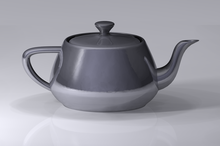
#> input picture hw14/Utah_teapot_simple_2.png, 220 x 146 px
$ jupyter execute hw14.ipynb
#> lines starting #> are read from the running program, lines starting #| are printed output that depends on the picture
[cell 1]
"""
1. OpenCV (Open Source Computer Vision Library: http://opencv.org) is an open-source BSD-licensed library that includes several hundreds of computer vision algorithms.
Officially launched in 1999 the OpenCV project was initially an Intel Research initiative to advance CPU-intensive applications, part of a series of projects including real-time ray tracing and 3D display walls.
2. Advantages of using opencv-python:
Cross-Platform: OpenCV is cross-platform and can be used on Windows, Linux, and macOS, making it versatile for various operating systems.
Open Source: OpenCV is an open-source library, which means it is freely available and can be customized to suit specific needs. It also has a large community of developers contributing to its improvement.
Real-time Processing: OpenCV is optimized for real-time image and video processing, making it suitable for applications such as object detection, tracking, and facial recognition.

Limitations of using opencv-python:
Pythonic Interfaces: Some developers find the Python wrappers (such as opencv-python) to be less "Pythonic" compared to other libraries, which might affect code readability and ease of use.
Limited Deep Learning Support: While OpenCV provides tools for traditional computer vision tasks, its support for deep learning models is more limited compared to specialized deep learning libraries like TensorFlow or PyTorch. For deep learning tasks, using a combination of OpenCV with these libraries might be necessary.
"""

[cell 2]
import cv2 as cv

# Read an image file
image = cv.imread('Utah_teapot_simple_2.png')
#> image is the input picture: shape (146, 220, 3); mean B, G, R 165.3, 156.2, 156.2

# Display the image
cv.imshow('Image', image)
cv.waitKey(0)
cv.destroyAllWindows()

[cell 3]
# Blur the image
blurred_image = cv.blur(image, (5, 5))
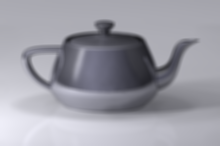
#> blurred_image: shape (146, 220, 3); mean B, G, R 165.3, 156.2, 156.2

# Display the blurred image
cv.imshow('Blurred Image', blurred_image)
cv.waitKey(0)
cv.destroyAllWindows()
